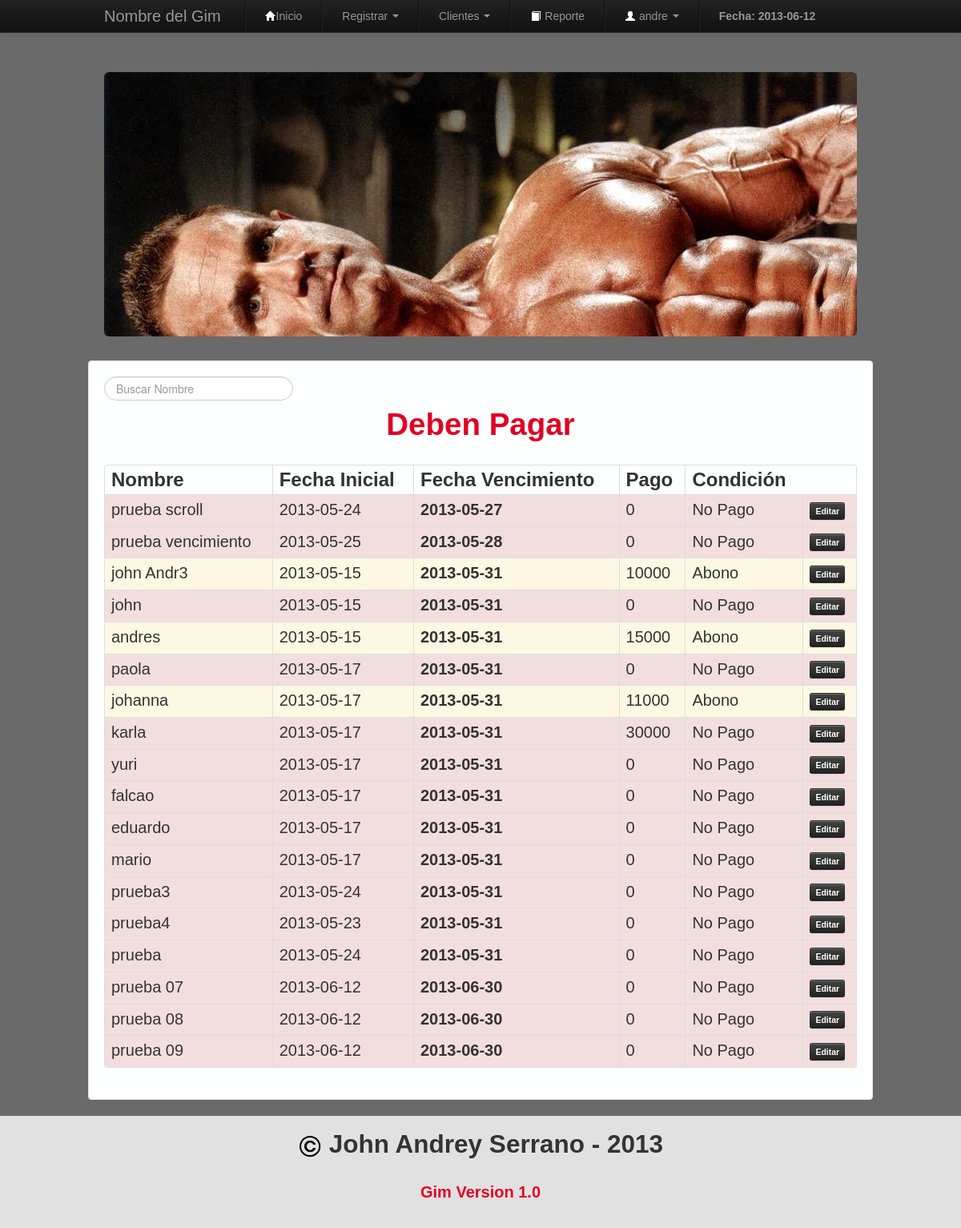
The page /includes/pagoTiempo.php (signed in) on the database its author committed.
### tables this page shows
CREATE TABLE `estudiantes` (
  `id` int(11) NOT NULL AUTO_INCREMENT,
  `codigo` int(10) DEFAULT NULL,
  `nombre` varchar(75) DEFAULT NULL,
  `edad` varchar(2) DEFAULT NULL,
  `peso` varchar(45) DEFAULT NULL,
  `altura` varchar(45) DEFAULT NULL,
  `fechaInicial` date DEFAULT NULL,
  `fechaFinal` date DEFAULT NULL,
  `dinero` int(11) DEFAULT NULL,
  `condicion` varchar(30) DEFAULT NULL,
  PRIMARY KEY (`id`),
  UNIQUE KEY `codigo_UNIQUE` (`codigo`)
);

### includes/funciones.php (the view, shortened to what this page needs)
<?php
  class funciones{
    public function verVensimientos(){
        $cant_reg = 20;
        if(isset($_GET["pagina"])){
            $num_pag = $_GET["pagina"];
        }else{
            $num_pag = 1;
        }
        if(!$num_pag){
            $inicio = 0;
            $num_pag = 1;
        }else{
            $inicio = ($num_pag-1)*$cant_reg;
        }
        $fecha = date("Y-m-d");
        $fechaD = date("d");
        $resultado = mysql_query("SELECT * FROM estudiantes WHERE condicion= 'No Pago' OR condicion= 'Abono' ORDER BY fechaFinal ASC LIMIT $inicio,$cant_reg");
        while($fila = mysql_fetch_array($resultado)){
            $dia = substr($fila['fechaFinal'],8,10);
            $dia = $dia-3;
            if($fecha == $fila['fechaFinal']){
                if($fila['condicion'] == 'No Pago'){
                        echo '<tr class="error">
                             <td>'.$fila['nombre'].'</td>
                             <td>'.$fila['fechaInicial'].'</td>
                             <td style="font-weight: bold; font-size: 22px;">'.$fila['fechaFinal'].'</td>
                             <td>'.$fila['dinero'].'</td>
                             <td>'.$fila['condicion'].'</td>
                             <td><a id="editPagoVen" class="btn btn-mini btn-inverse" href="'.$fila['codigo'].'"><strong>Editar</strong></a></td>
                         </tr>';
                }else{
                    if($fila['condicion'] == 'Abono'){
                            echo '<tr class="warning">
                                     <td>'.$fila['nombre'].'</td>
                                     <td>'.$fila['fechaInicial'].'</td>
                                     <td style="font-weight: bold; font-size: 22px;">'.$fila['fechaFinal'].'</td>
                                     <td>'.$fila['dinero'].'</td>
                                     <td>'.$fila['condicion'].'</td>
                                     <td><a id="editPagoVen" class="btn btn-mini btn-inverse" href="'.$fila['codigo'].'"><strong>Editar</strong></a></td>
                                 </tr>';
                    }
                }
            }else{
                if($fechaD == $dia){
                    if($fila['condicion'] == 'No Pago'){
                        echo '<tr class="error">
                             <td>'.$fila['nombre'].'</td>
                             <td>'.$fila['fechaInicial'].'</td>
                             <td style="font-weight: bold; font-size: 22px;">'.$fila['fechaFinal'].'</td>
                             <td>'.$fila['dinero'].'</td>
                             <td>'.$fila['condicion'].'</td>
                             <td><a id="editPagoVen" class="btn btn-mini btn-inverse" href="'.$fila['codigo'].'"><strong>Editar</strong></a></td>
                         </tr>';
                    }else{
                        if($fila['condicion'] == 'Abono'){
                                echo '<tr class="warning">
                                         <td>'.$fila['nombre'].'</td>
                                         <td>'.$fila['fechaInicial'].'</td>
                                         <td style="font-weight: bold; font-size: 22px;">'.$fila['fechaFinal'].'</td>
                                         <td>'.$fila['dinero'].'</td>
                                         <td>'.$fila['condicion'].'</td>
                                         <td><a id="editPagoVen" class="btn btn-mini btn-inverse" href="'.$fila['codigo'].'"><strong>Editar</strong></a></td>
                                     </tr>';
                        }
                    }
                }else{
                    if($fila['condicion'] == 'No Pago'){
                        echo '<tr class="error">
                             <td>'.$fila['nombre'].'</td>
                             <td>'.$fila['fechaInicial'].'</td>
                             <td style="font-weight: bold;">'.$fila['fechaFinal'].'</td>
                             <td>'.$fila['dinero'].'</td>
                             <td>'.$fila['condicion'].'</td>
                             <td><a id="editPagoVen" class="btn btn-mini btn-inverse" href="'.$fila['codigo'].'"><strong>Editar</strong></a></td>
                         </tr>';
                    }else{
                        if($fila['condicion'] == 'Abono'){
                                echo '<tr class="warning">
                                         <td>'.$fila['nombre'].'</td>
                                         <td>'.$fila['fechaInicial'].'</td>
                                         <td style="font-weight: bold;">'.$fila['fechaFinal'].'</td>
                                         <td>'.$fila['dinero'].'</td>
                                         <td>'.$fila['condicion'].'</td>
                                         <td><a id="editPagoVen" class="btn btn-mini btn-inverse" href="'.$fila['codigo'].'"><strong>Editar</strong></a></td>
                                     </tr>';
                        }
                    }
                }
            }
        }
    }
  }
?>

### css/estilos.css (style rules this page uses)
* { margin: 0; padding: 0; font-family: Arial; }
body { background: rgba(7,7,7,0.6); padding-top: 60px; padding-bottom: 40px; }

### includes/pagoTiempo.php (style rules this page uses)
td { font-size: 20px; }

### rows shown on the page
estudiantes: nombre "prueba scroll", fechaInicial "2013-05-24", fechaFinal "2013-05-27", dinero "0", condicion "No Pago"
estudiantes: nombre "prueba vencimiento", fechaInicial "2013-05-25", fechaFinal "2013-05-28", dinero "0", condicion "No Pago"
estudiantes: nombre "john Andr3", fechaInicial "2013-05-15", fechaFinal "2013-05-31", dinero "10000", condicion "Abono"
estudiantes: nombre "john", fechaInicial "2013-05-15", fechaFinal "2013-05-31", dinero "0", condicion "No Pago"
estudiantes: nombre "andres", fechaInicial "2013-05-15", fechaFinal "2013-05-31", dinero "15000", condicion "Abono"
estudiantes: nombre "paola", fechaInicial "2013-05-17", fechaFinal "2013-05-31", dinero "0", condicion "No Pago"
estudiantes: nombre "johanna", fechaInicial "2013-05-17", fechaFinal "2013-05-31", dinero "11000", condicion "Abono"
estudiantes: nombre "karla", fechaInicial "2013-05-17", fechaFinal "2013-05-31", dinero "30000", condicion "No Pago"
estudiantes: nombre "yuri", fechaInicial "2013-05-17", fechaFinal "2013-05-31", dinero "0", condicion "No Pago"
estudiantes: nombre "falcao", fechaInicial "2013-05-17", fechaFinal "2013-05-31", dinero "0", condicion "No Pago"
estudiantes: nombre "eduardo", fechaInicial "2013-05-17", fechaFinal "2013-05-31", dinero "0", condicion "No Pago"
estudiantes: nombre "mario", fechaInicial "2013-05-17", fechaFinal "2013-05-31", dinero "0", condicion "No Pago"
estudiantes: nombre "prueba3", fechaInicial "2013-05-24", fechaFinal "2013-05-31", dinero "0", condicion "No Pago"
estudiantes: nombre "prueba4", fechaInicial "2013-05-23", fechaFinal "2013-05-31", dinero "0", condicion "No Pago"
estudiantes: nombre "prueba", fechaInicial "2013-05-24", fechaFinal "2013-05-31", dinero "0", condicion "No Pago"
estudiantes: nombre "prueba 07", fechaInicial "2013-06-12", fechaFinal "2013-06-30", dinero "0", condicion "No Pago"
estudiantes: nombre "prueba 08", fechaInicial "2013-06-12", fechaFinal "2013-06-30", dinero "0", condicion "No Pago"
estudiantes: nombre "prueba 09", fechaInicial "2013-06-12", fechaFinal "2013-06-30", dinero "0", condicion "No Pago"

### other values the page prints
$user "andre"
